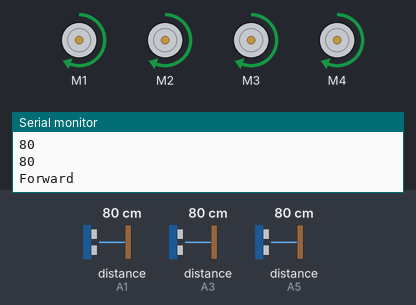
A sketch run on a simulated Arduino Uno, built with avr-gcc and run on an emulated ATmega328P. Parts: 4 × DC motor (green arrow = forward, orange = backward, longer = faster), the last lines printed to the serial monitor. Wiring (inferred from the names in the program): 3 × ultrasonic range finder: trigger A0, echo A1 / trigger A2, echo A3 / trigger A4, echo A5. The inputs (shaded band) are chosen by the test bench; at power-on: distance to the obstacle (sensors on A3, A1, A5) 80 cm. The echo pulse lasts 58.3 µs per cm.

Above: at 1.2 s.
1.3 s: distance to the obstacle (sensor on A3) set to 29 cm
2.8 s: distance to the obstacle (sensor on A3) set to 24 cm
At 3.2 s:
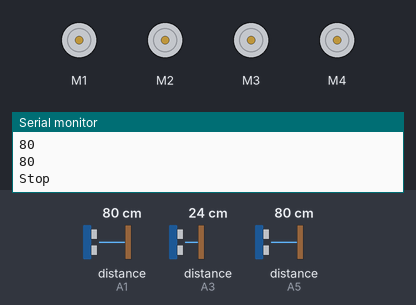
5.8 s: distance to the obstacle (sensor on A1) set to 2 cm
8.8 s: distance to the obstacle (sensor on A1) set to 120 cm
11.8 s: distance to the obstacle (sensor on A1) set to 4 cm
At 12.8 s:
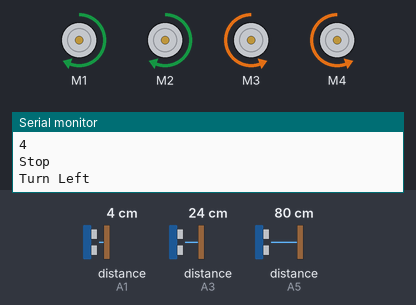
Timing chart, 0 to 15.8 s (numbered marks = the images above; inputs shaded):
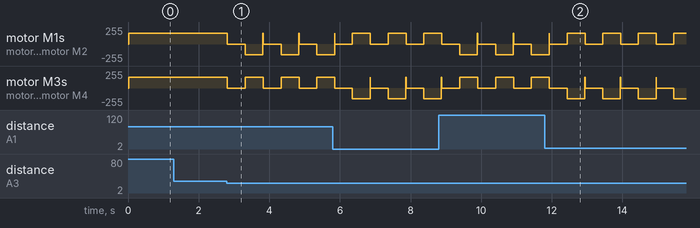

Measured:
- the behaviour switches between 27 and 26 cm on distance to the obstacle (sensor on A3) (found by bisection; images 0 and 1)
- after the input at 2.8 s, motor M1, motor M2: alternates backward 160/255 for 0.50 s and stopped for 0.51 s, starting at once; motor M3, motor M4: alternates forward 160/255 for 0.51 s and stopped for 0.50 s, starting at once

The sketch:

avoidance.ino
```cpp
// Obstacle avoidance robot with three ultrasonic sensors

//Include the motor driver library
#include <AFMotor.h>
//Define the sensor pins
#define S1Trig A4
#define S2Trig A2
#define S3Trig A0
#define S1Echo A5
#define S2Echo A3
#define S3Echo A1
//Set the speed of the motors
#define Speed 160

//Create objects for the motors
AF_DCMotor motorBackRight(1);
AF_DCMotor motorFrontRight(2);
AF_DCMotor motorFrontLeft(3);
AF_DCMotor motorBackLeft(4);

void setup() {
  Serial.begin(9600);
  //Set the Trig pins as output pins
  pinMode(S1Trig, OUTPUT);
  pinMode(S2Trig, OUTPUT);
  pinMode(S3Trig, OUTPUT);
  //Set the Echo pins as input pins
  pinMode(S1Echo, INPUT);
  pinMode(S2Echo, INPUT);
  pinMode(S3Echo, INPUT);
  //Set the speed of the motors
}

void loop() {
  int centerSensor = sensorTwo();
  int leftSensor = sensorOne();
  int rightSensor = sensorThree();
// Check the distance using the IF condition

  if(25 >= centerSensor) {
    Stop();
    Serial.println("Stop");
    delay(500);
    if (leftSensor > rightSensor) {
      left();
      Serial.println("Turn Left");
      delay(500);
    } else {
      right();
      Serial.println("Turn Right");
      delay(500);
    }
  }
  Serial.println("Forward");
  forward();
}

//Get the sensor values
int sensorOne() {
  //pulse output
  digitalWrite(S1Trig, LOW);
  delayMicroseconds(4);
  digitalWrite(S1Trig, HIGH);
  delayMicroseconds(10);
  digitalWrite(S1Trig, LOW);

  long t = pulseIn(S1Echo, HIGH);//Get the pulse
  int cm = t / 29 / 2; //Convert time to the distance
  Serial.println(cm);
  return cm; // Return the values from the sensor
}

//Get the sensor values
int sensorTwo() {
  //pulse output
  digitalWrite(S2Trig, LOW);
  delayMicroseconds(4);
  digitalWrite(S2Trig, HIGH);
  delayMicroseconds(10);
  digitalWrite(S2Trig, LOW);

  long t = pulseIn(S2Echo, HIGH);//Get the pulse
  int cm = t / 29 / 2; //Convert time to the distance
  Serial.println(cm);
  return cm; // Return the values from the sensor
}

//Get the sensor values
int sensorThree() {
  //pulse output
  digitalWrite(S3Trig, LOW);
  delayMicroseconds(4);
  digitalWrite(S3Trig, HIGH);
  delayMicroseconds(10);
  digitalWrite(S3Trig, LOW);

  long t = pulseIn(S3Echo, HIGH);//Get the pulse
  int cm = t / 29 / 2; //Convert time to the distance
  Serial.println(cm);
  return cm; // Return the values from the sensor
}

/*******************Motor functions**********************/
void forward() {
  motorBackRight.run(FORWARD);
  motorFrontRight.run(FORWARD);
  motorFrontLeft.run(FORWARD);
  motorBackLeft.run(FORWARD);
  motorBackRight.setSpeed(Speed);
  motorFrontRight.setSpeed(Speed);
  motorFrontLeft.setSpeed(Speed);
  motorBackLeft.setSpeed(Speed);
}
void right() {
  motorBackRight.run(BACKWARD);
  motorFrontRight.run(BACKWARD);
  motorFrontLeft.run(FORWARD);
  motorBackLeft.run(FORWARD);
  motorBackRight.setSpeed(Speed);
  motorFrontRight.setSpeed(Speed);
  motorFrontLeft.setSpeed(Speed);
  motorBackLeft.setSpeed(Speed);
}
void left() {
  motorBackRight.run(FORWARD);
  motorFrontRight.run(FORWARD);
  motorFrontLeft.run(BACKWARD);
  motorBackLeft.run(BACKWARD);
  motorBackRight.setSpeed(Speed);
  motorFrontRight.setSpeed(Speed);
  motorFrontLeft.setSpeed(Speed);
  motorBackLeft.setSpeed(Speed);
}
void Stop() {
  motorBackRight.run(RELEASE);
  motorFrontRight.run(RELEASE);
  motorFrontLeft.run(RELEASE);
  motorBackLeft.run(RELEASE);
}
```
